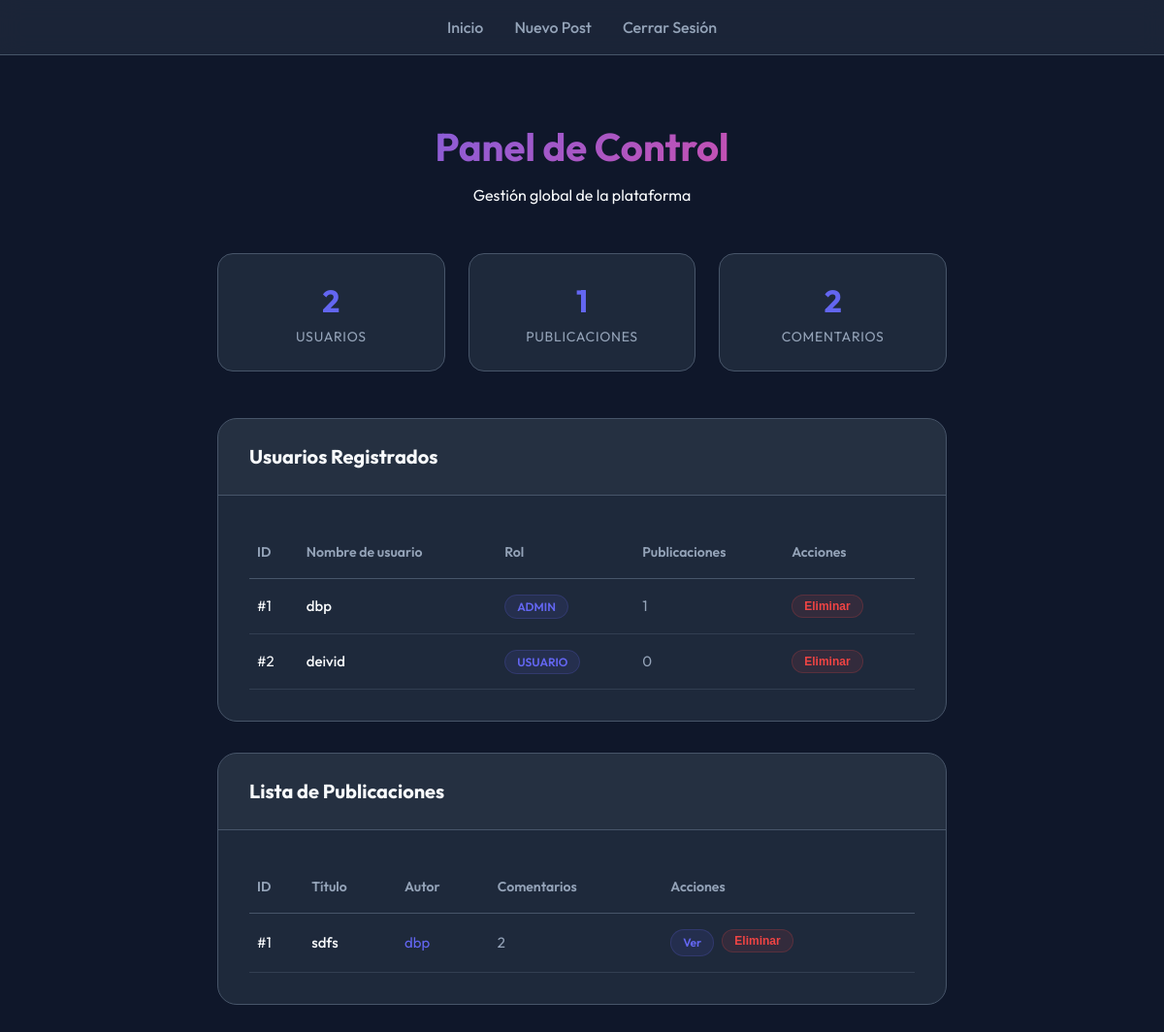
The app's page /admin (signed in) with its own data.
### models.py (models this page shows, shortened)
class Usuario(db.Model, UserMixin):     # Herencia múltiple de UserMixin sobre nuestra clase Usuario. Ganamos así 4 métodos nuevos entre ellos is_active
    id = db.Column(db.Integer, primary_key=True)
    username = db.Column(db.String(100), unique=True, nullable=False)
    password = db.Column(db.String(200), nullable=False)
    rol= db.Column(db.String(50), nullable=False, default="usuario")
    comentarios = db.relationship("Comentario", backref="usuario", lazy=True)
    def is_admin(self):
        return self.rol == "admin"

class Post(db.Model):
    id = db.Column(db.Integer, primary_key=True)
    titulo = db.Column(db.String(200), nullable=False)
    contenido = db.Column(db.Text, nullable=False)
    user_id = db.Column(db.Integer, db.ForeignKey("usuario.id"))
    autor = db.relationship('Usuario', backref=db.backref('posts', lazy=True))
    comentarios = db.relationship("Comentario", backref="post", lazy=True, order_by="Comentario.id.desc()")

### main.py (the view)
@app.route('/admin')
@login_required
@admin_required # llama a admin_required(admin) (sin parentesis en admin), al ir a /admin, se ejecuta el wrapper primero
def admin():
    usuarios = Usuario.query.all()
    posts = Post.query.all()
    total_posts = Post.query.count()
    total_comentarios = Comentario.query.count()
    return render_template("admin.html", usuarios=usuarios, posts=posts, total_posts=total_posts, total_comentarios=total_comentarios)

### main.py (called while the page is built)
@login_manager.user_loader
def load_user(user_id):
    return Usuario.query.get(int(user_id))  # si el id es válido, devuelve el usuario

def admin_required(f): # f recibe la función admin (si llamamos al decorador antes de def admin:)
    @wraps(f)   # necesitamos el decorador wraps (interno de python) para que admin_required sea de __name__ admin_required y no wrapper
    def wrapper(*args, **kwargs): #args y kwargs son convenciones, se pueden modificar durante el decorador
        if not current_user.is_authenticated or not current_user.is_admin():
            flash("No tienes permisos para acceder a esta página.", "error")
            return redirect(url_for("home"))
        return f(*args, **kwargs) # esto hace que se ejecute la función original (si llega hasta aquí)
    return wrapper

### templates/admin.html (shortened to what this page needs)
{% extends "base.html" %}
{% block content %}
<div class="admin-header">
    <h1>Panel de Control</h1>
    <p>Gestión global de la plataforma</p>
</div>
<div class="stats-grid">
    <div class="stat-card">
        <span class="stat-value">{{ usuarios|length }}</span>
        <span class="stat-label">Usuarios</span>
    </div>
    <div class="stat-card">
        <span class="stat-value">{{ total_posts }}</span>
        <span class="stat-label">Publicaciones</span>
    </div>
    <div class="stat-card">
        <span class="stat-value">{{ total_comentarios }}</span>
        <span class="stat-label">Comentarios</span>
    </div>
</div>
<div class="admin-section">
    <div class="section-header">
        <h2>Usuarios Registrados</h2>
    </div>
    <div class="user-table-container">
        <table>
            <thead>
                <tr>
                    <th>ID</th>
                    <th>Nombre de usuario</th>
                    <th>Rol</th>
                    <th>Publicaciones</th>
                    <th>Acciones</th>
                </tr>
            </thead>
            <tbody>
                {% for usuario in usuarios %}
                <tr>
                    <td>#{{ usuario.id }}</td>
                    <td style="font-weight: 500;">{{ usuario.username }}</td>
                    <td>
                        <span class="badge {{ 'badge-admin' if usuario.is_admin else 'badge-user' }}">
                            {{ usuario.rol.upper() }}
                        </span>
                    </td>
                    <td style="color: var(--text-muted);">{{ usuario.posts|length if usuario.posts else 0 }}</td>
                    <td>
                        <form action="{{ url_for('borrar_usuario', id=usuario.id) }}" method="POST"
                            style="display:inline;">
                            <button type="submit" class="badge"
                                style="background: rgba(239, 68, 68, 0.1); color: var(--error); border: 1px solid rgba(239, 68, 68, 0.2); cursor: pointer;"
                                onclick="return confirm('¿Eliminar usuario permanentemente?')">Eliminar</button>
                        </form>
                    </td>
                </tr>
                {% endfor %}
            </tbody>
        </table>
    </div>
</div>
<div class="admin-section">
    <div class="section-header">
        <h2>Lista de Publicaciones</h2>
    </div>
    <div class="user-table-container">
        <table>
            <thead>
                <tr>
                    <th>ID</th>
                    <th>Título</th>
                    <th>Autor</th>
                    <th>Comentarios</th>
                    <th>Acciones</th>
                </tr>
            </thead>
            <tbody>
                {% for post in posts %}
                <tr>
                    <td>#{{ post.id }}</td>
                    <td style="font-weight: 500;">{{ post.titulo }}</td>
                    <td style="color: var(--primary);">{{ post.autor.username if post.autor else 'Anónimo' }}</td>
                    <td style="color: var(--text-muted);">{{ post.comentarios|length if post.comentarios else 0 }}</td>
                    <td>
                        <div style="display: flex; gap: 0.5rem;">
                            <a href="{{ url_for('ver_post', id=post.id) }}" class="badge badge-admin"
                                style="text-decoration: none;">Ver</a>
                            <form action="{{ url_for('eliminar_post', id=post.id) }}" method="POST"
                                style="display:inline;">
                                <button type="submit" class="badge"
                                    style="background: rgba(239, 68, 68, 0.1); color: var(--error); border: 1px solid rgba(239, 68, 68, 0.2); cursor: pointer;"
                                    onclick="return confirm('¿Eliminar post permanentemente?')">Eliminar</button>
                            </form>
                        </div>
                    </td>
                </tr>
                {% endfor %}
            </tbody>
        </table>
    </div>
</div>
{% endblock %}

### records on screen
Usuario: id "1", username "dbp", rol "ADMIN", posts|length "1"
Usuario: id "2", username "deivid", rol "USUARIO", posts|length "0"
Post: id "1", titulo "sdfs", autor "dbp", comentarios|length "2"

### other values on screen
{{ usuarios|length }} "2"
{{ total_posts }} "1"
{{ total_comentarios }} "2"
